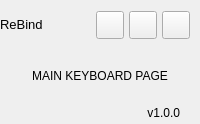
        <widget class="QFrame" name="contentBox">
         <property name="frameShape">
          <enum>QFrame::NoFrame</enum>
         </property>
         <property name="frameShadow">
          <enum>QFrame::Raised</enum>
         </property>
         <layout class="QVBoxLayout" name="verticalLayout_2">
          <property name="spacing">
           <number>0</number>
          </property>
          <property name="leftMargin">
           <number>0</number>
          </property>
          <property name="topMargin">
           <number>0</number>
          </property>
          <property name="rightMargin">
           <number>0</number>
          </property>
          <property name="bottomMargin">
           <number>0</number>
          </property>
          <item>
           <widget class="QFrame" name="contentTopBg">
            <property name="minimumSize">
             <size>
              <width>0</width>
              <height>50</height>
             </size>
            </property>
            <property name="maximumSize">
             <size>
              <width>16777215</width>
              <height>50</height>
             </size>
            </property>
            <property name="frameShape">
             <enum>QFrame::NoFrame</enum>
            </property>
            <property name="frameShadow">
             <enum>QFrame::Raised</enum>
            </property>
            <layout class="QHBoxLayout" name="horizontalLayout">
             <property name="spacing">
              <number>0</number>
             </property>
             <property name="leftMargin">
              <number>0</number>
             </property>
             <property name="topMargin">
              <number>0</number>
             </property>
             <property name="rightMargin">
              <number>10</number>
             </property>
             <property name="bottomMargin">
              <number>0</number>
             </property>
             <item>
              <widget class="QFrame" name="leftBox">
               <property name="sizePolicy">
                <sizepolicy hsizetype="Expanding" vsizetype="Preferred">
                 <horstretch>0</horstretch>
                 <verstretch>0</verstretch>
                </sizepolicy>
               </property>
               <property name="frameShape">
                <enum>QFrame::NoFrame</enum>
               </property>
               <property name="frameShadow">
                <enum>QFrame::Raised</enum>
               </property>
               <layout class="QHBoxLayout" name="horizontalLayout_3">
                <property name="spacing">
                 <number>0</number>
                </property>
                <property name="leftMargin">
                 <number>0</number>
                </property>
                <property name="topMargin">
                 <number>0</number>
                </property>
                <property name="rightMargin">
                 <number>0</number>
                </property>
                <property name="bottomMargin">
                 <number>0</number>
                </property>
                <item>
                 <widget class="QLabel" name="titleRightInfo">
                  <property name="sizePolicy">
                   <sizepolicy hsizetype="Preferred" vsizetype="Expanding">
                    <horstretch>0</horstretch>
                    <verstretch>0</verstretch>
                   </sizepolicy>
                  </property>
                  <property name="maximumSize">
                   <size>
                    <width>16777215</width>
                    <height>45</height>
                   </size>
                  </property>
                  <property name="font">
                   <font>
                    <family>Segoe UI</family>
                    <pointsize>10</pointsize>
                    <italic>false</italic>
                    <bold>false</bold>
                   </font>
                  </property>
                  <property name="text">
                   <string>ReBind</string>
                  </property>
                  <property name="alignment">
                   <set>Qt::AlignLeading|Qt::AlignLeft|Qt::AlignVCenter</set>
                  </property>
                 </widget>
                </item>
               </layout>
              </widget>
             </item>
             <item alignment="Qt::AlignRight">
              <widget class="QFrame" name="rightButtons">
               <property name="minimumSize">
                <size>
                 <width>0</width>
                 <height>28</height>
                </size>
               </property>
               <property name="frameShape">
                <enum>QFrame::NoFrame</enum>
               </property>
               <property name="frameShadow">
                <enum>QFrame::Raised</enum>
               </property>
               <layout class="QHBoxLayout" name="horizontalLayout_2">
                <property name="spacing">
                 <number>5</number>
                </property>
                <property name="leftMargin">
                 <number>0</number>
                </property>
                <property name="topMargin">
                 <number>0</number>
                </property>
                <property name="rightMargin">
                 <number>0</number>
                </property>
                <property name="bottomMargin">
                 <number>0</number>
                </property>
                <item>
                 <widget class="QPushButton" name="minimizeAppBtn">
                  <property name="minimumSize">
                   <size>
                    <width>28</width>
                    <height>28</height>
                   </size>
                  </property>
                  <property name="maximumSize">
                   <size>
                    <width>28</width>
                    <height>28</height>
                   </size>
                  </property>
                  <property name="cursor">
                   <cursorShape>PointingHandCursor</cursorShape>
                  </property>
                  <property name="toolTip">
                   <string>Minimize</string>
                  </property>
                  <property name="text">
                   <string/>
                  </property>
                  <property name="icon">
                   <iconset resource="resources.qrc">
                    <normaloff>:/icons/images/icons/icon_minimize.png</normaloff>:/icons/images/icons/icon_minimize.png</iconset>
                  </property>
                  <property name="iconSize">
                   <size>
                    <width>20</width>
                    <height>20</height>
                   </size>
                  </property>
                 </widget>
                </item>
                <item>
                 <widget class="QPushButton" name="maximizeRestoreAppBtn">
                  <property name="minimumSize">
                   <size>
                    <width>28</width>
                    <height>28</height>
                   </size>
                  </property>
                  <property name="maximumSize">
                   <size>
                    <width>28</width>
                    <height>28</height>
                   </size>
                  </property>
                  <property name="font">
                   <font>
                    <family>Segoe UI</family>
                    <pointsize>10</pointsize>
                    <italic>false</italic>
                    <bold>false</bold>
                    <stylestrategy>PreferDefault</stylestrategy>
                   </font>
                  </property>
                  <property name="cursor">
                   <cursorShape>PointingHandCursor</cursorShape>
                  </property>
                  <property name="toolTip">
                   <string>Maximize</string>
                  </property>
                  <property name="text">
                   <string/>
                  </property>
                  <property name="icon">
                   <iconset resource="resources.qrc">
                    <normaloff>:/icons/images/icons/icon_maximize.png</normaloff>:/icons/images/icons/icon_maximize.png</iconset>
                  </property>
                  <property name="iconSize">
                   <size>
                    <width>20</width>
                    <height>20</height>
                   </size>
                  </property>
                 </widget>
                </item>
                <item>
                 <widget class="QPushButton" name="closeAppBtn">
                  <property name="minimumSize">
                   <size>
                    <width>28</width>
                    <height>28</height>
                   </size>
                  </property>
                  <property name="maximumSize">
                   <size>
                    <width>28</width>
                    <height>28</height>
                   </size>
                  </property>
                  <property name="cursor">
                   <cursorShape>PointingHandCursor</cursorShape>
                  </property>
                  <property name="toolTip">
                   <string>Close</string>
                  </property>
                  <property name="text">
                   <string/>
                  </property>
                  <property name="icon">
                   <iconset resource="resources.qrc">
                    <normaloff>:/icons/images/icons/icon_close.png</normaloff>:/icons/images/icons/icon_close.png</iconset>
                  </property>
                  <property name="iconSize">
                   <size>
                    <width>20</width>
                    <height>20</height>
                   </size>
                  </property>
                 </widget>
                </item>
               </layout>
              </widget>
             </item>
            </layout>
           </widget>
          </item>
          <item>
           <widget class="QFrame" name="contentBottom">
            <property name="frameShape">
             <enum>QFrame::NoFrame</enum>
            </property>
            <property name="frameShadow">
             <enum>QFrame::Raised</enum>
            </property>
            <layout class="QVBoxLayout" name="verticalLayout_6">
             <property name="spacing">
              <number>0</number>
             </property>
             <property name="leftMargin">
              <number>0</number>
             </property>
             <property name="topMargin">
              <number>0</number>
             </property>
             <property name="rightMargin">
              <number>0</number>
             </property>
             <property name="bottomMargin">
              <number>0</number>
             </property>
             <item>
              <widget class="QFrame" name="content">
               <property name="frameShape">
                <enum>QFrame::NoFrame</enum>
               </property>
               <property name="frameShadow">
                <enum>QFrame::Raised</enum>
               </property>
               <layout class="QHBoxLayout" name="horizontalLayout_4">
                <property name="spacing">
                 <number>0</number>
                </property>
                <property name="leftMargin">
                 <number>0</number>
                </property>
                <property name="topMargin">
                 <number>0</number>
                </property>
                <property name="rightMargin">
                 <number>0</number>
                </property>
                <property name="bottomMargin">
                 <number>0</number>
                </property>
                <item>
                 <widget class="QFrame" name="pagesContainer">
                  <property name="styleSheet">
                   <string notr="true"/>
                  </property>
                  <property name="frameShape">
                   <enum>QFrame::NoFrame</enum>
                  </property>
                  <property name="frameShadow">
                   <enum>QFrame::Raised</enum>
                  </property>
                  <layout class="QVBoxLayout" name="verticalLayout_15">
                   <property name="spacing">
                    <number>0</number>
                   </property>
                   <property name="leftMargin">
                    <number>10</number>
                   </property>
                   <property name="topMargin">
                    <number>10</number>
                   </property>
                   <property name="rightMargin">
                    <number>10</number>
                   </property>
                   <property name="bottomMargin">
                    <number>10</number>
                   </property>
                   <item>
                    <widget class="QStackedWidget" name="stackedWidget">
                     <property name="styleSheet">
                      <string notr="true">background: transparent;</string>
                     </property>
                     <property name="currentIndex">
                      <number>0</number>
                     </property>
                     <widget class="QWidget" name="home">
                      <property name="autoFillBackground">
                       <bool>false</bool>
                      </property>
                      <property name="styleSheet">
                       <string notr="true">background: transparent;</string>
                      </property>
                      <layout class="QVBoxLayout" name="verticalLayout_16">
                       <item>
                        <widget class="QLabel" name="label_3">
                         <property name="text">
                          <string>MAIN KEYBOARD PAGE</string>
                         </property>
                         <property name="alignment">
                          <set>Qt::AlignCenter</set>
                         </property>
                        </widget>
                       </item>
                      </layout>
                     </widget>
                     <widget class="QWidget" name="macro">
                      <layout class="QVBoxLayout" name="verticalLayout_20">
                       <item>
                        <widget class="QLabel" name="label">
                         <property name="text">
                          <string>MACRO PAGE</string>
                         </property>
                         <property name="alignment">
                          <set>Qt::AlignCenter</set>
                         </property>
                        </widget>
                       </item>
                      </layout>
                     </widget>
                     <widget class="QWidget" name="save">
                      <layout class="QVBoxLayout" name="verticalLayout">
                       <item>
                        <widget class="QLabel" name="label_2">
                         <property name="text">
                          <string>SAVING PAGE</string>
                         </property>
                         <property name="alignment">
                          <set>Qt::AlignCenter</set>
                         </property>
                        </widget>
                       </item>
                      </layout>
                     </widget>
                    </widget>
                   </item>
                  </layout>
                 </widget>
                </item>
                <item>
                 <widget class="QFrame" name="extraRightBox">
                  <property name="minimumSize">
                   <size>
                    <width>0</width>
                    <height>0</height>
                   </size>
                  </property>
                  <property name="maximumSize">
                   <size>
                    <width>0</width>
                    <height>16777215</height>
                   </size>
                  </property>
                  <property name="frameShape">
                   <enum>QFrame::NoFrame</enum>
                  </property>
                  <property name="frameShadow">
                   <enum>QFrame::Raised</enum>
                  </property>
                  <layout class="QVBoxLayout" name="verticalLayout_7">
                   <property name="spacing">
                    <number>0</number>
                   </property>
                   <property name="leftMargin">
                    <number>0</number>
                   </property>
                   <property name="topMargin">
                    <number>0</number>
                   </property>
                   <property name="rightMargin">
                    <number>0</number>
                   </property>
                   <property name="bottomMargin">
                    <number>0</number>
                   </property>
                   <item>
                    <widget class="QFrame" name="themeSettingsTopDetail">
                     <property name="maximumSize">
                      <size>
                       <width>16777215</width>
                       <height>3</height>
                      </size>
                     </property>
                     <property name="frameShape">
                      <enum>QFrame::NoFrame</enum>
                     </property>
                     <property name="frameShadow">
                      <enum>QFrame::Raised</enum>
                     </property>
                    </widget>
                   </item>
                  </layout>
                 </widget>
                </item>
               </layout>
              </widget>
             </item>
             <item>
              <widget class="QFrame" name="bottomBar">
               <property name="minimumSize">
                <size>
                 <width>0</width>
                 <height>22</height>
                </size>
               </property>
               <property name="maximumSize">
                <size>
                 <width>16777215</width>
                 <height>22</height>
                </size>
               </property>
               <property name="frameShape">
                <enum>QFrame::NoFrame</enum>
               </property>
               <property name="frameShadow">
                <enum>QFrame::Raised</enum>
               </property>
               <layout class="QHBoxLayout" name="horizontalLayout_5">
                <property name="spacing">
                 <number>0</number>
                </property>
                <property name="leftMargin">
                 <number>0</number>
                </property>
                <property name="topMargin">
                 <number>0</number>
                </property>
                <property name="rightMargin">
                 <number>0</number>
                </property>
                <property name="bottomMargin">
                 <number>0</number>
                </property>
                <item>
                 <widget class="QLabel" name="version">
                  <property name="text">
                   <string>v1.0.0</string>
                  </property>
                  <property name="alignment">
                   <set>Qt::AlignRight|Qt::AlignTrailing|Qt::AlignVCenter</set>
                  </property>
                 </widget>
                </item>
                <item>
                 <widget class="QFrame" name="frame_size_grip">
                  <property name="minimumSize">
                   <size>
                    <width>20</width>
                    <height>0</height>
                   </size>
                  </property>
                  <property name="maximumSize">
                   <size>
                    <width>20</width>
                    <height>16777215</height>
                   </size>
                  </property>
                  <property name="frameShape">
                   <enum>QFrame::NoFrame</enum>
                  </property>
                  <property name="frameShadow">
                   <enum>QFrame::Raised</enum>
                  </property>
                 </widget>
                </item>
               </layout>
              </widget>
             </item>
            </layout>
           </widget>
          </item>
         </layout>
        </widget>
